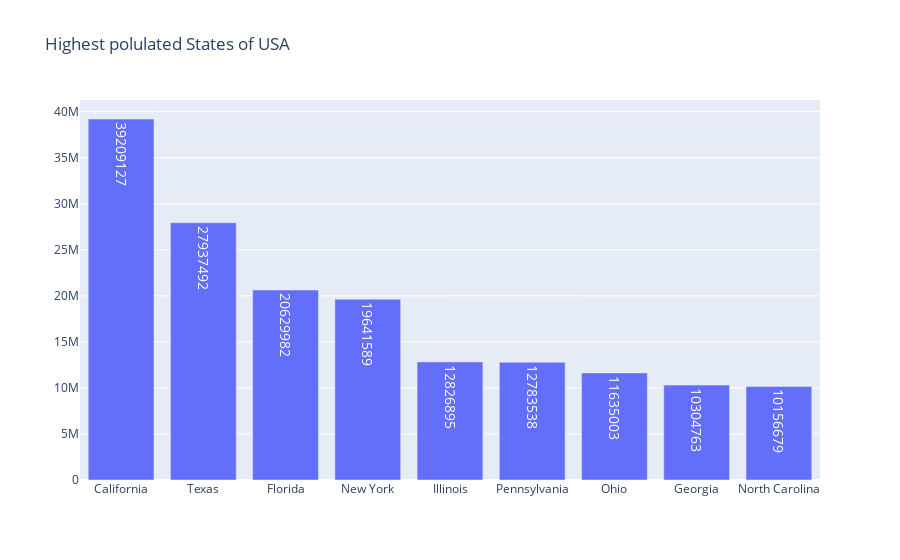

The notebook cell this image was saved under:
### Code cell
fig=go.Figure(go.Bar(
x=large_pop['State'],
    y=large_pop['Population 2016'],text=large_pop['Population 2016'],
    
))
fig.update_traces(textposition='inside', textfont_size=14)
fig.update_layout(title='Highest polulated States of USA')

fig.show()

### Figure 1 — Plotly figure (JSON) as saved in the notebook; plotly's stock layout.template omitted (floating-point values rounded to 4 significant figures)
{"data": [{"text": [39209127, 27937492, 20629982, 19641589, 12826895, 12783538, 11635003, 10304763, 10156679], "textfont": {"size": 14}, "textposition": "inside", "type": "bar", "x": ["California", "Texas", "Florida", "New York", "Illinois", "Pennsylvania", "Ohio", "Georgia", "North Carolina"], "y": [39209127, 27937492, 20629982, 19641589, 12826895, 12783538, 11635003, 10304763, 10156679]}], "layout": {"title": {"text": "Highest polulated States of USA"}}}
